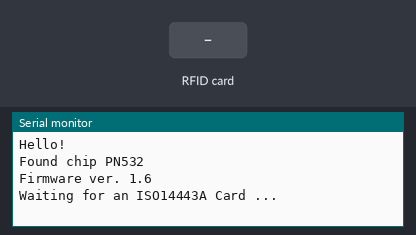
This sketch was run on a simulated Arduino Uno, built with avr-gcc and run on an emulated ATmega328P. Parts: the last lines printed to the serial monitor. The test bench sets the inputs (shaded band).

Above: at 1.2 s.
1.3 s: RFID card 5E 7A 19 C4 held to the reader
At 2.03 s:
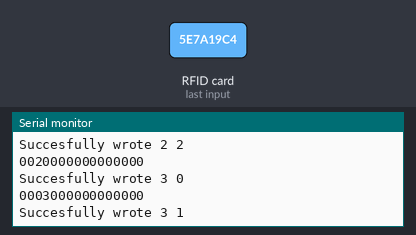
At 6.8 s:
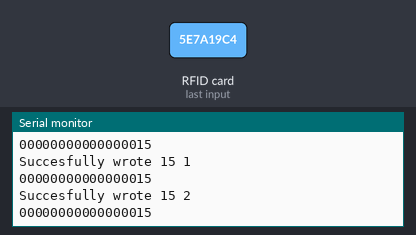
Timing chart, 0 to 8.3 s (numbered marks = the images above; inputs shaded):
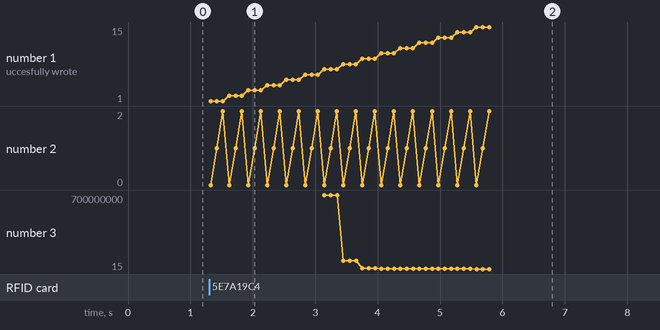

The sketch:

writeEntireCard.ino
```cpp
/**************************************************************************/
/*!
    This example will wait for a Mifare Classic 1K card or tag, and
    will attempt to write to all the blocks in it.

    For a Mifare Classic card, the following steps are taken:

    - Authenticate block 4 (the first block of Sector 1) using
      the default KEYA of 0XFF 0XFF 0XFF 0XFF 0XFF 0XFF
    - If authentication succeeds, we can then write any of the
      4 blocks in that sector

*/
/**************************************************************************/

// Header files for using PN532 over SPI
#include <SPI.h>
#include <PN532_SPI.h>
#include "PN532.h"

// pin 10 is the slave select line
PN532_SPI pn532spi(SPI, 10);
PN532 nfc(pn532spi);

void printData(uint8_t* data) {
  for (int i = 0; i < 16; ++i)
  {
    Serial.print(data[i]);
    //          Serial.print(",");
  }
}


void setup(void) {
  Serial.begin(115200);
  Serial.println("Hello!");

  nfc.begin();

  uint32_t versiondata = nfc.getFirmwareVersion();
  if (! versiondata) {
    Serial.print("Didn't find PN53x board");
    while (1); // halt
  }
  // Got ok data, print it out!
  Serial.print("Found chip PN5"); Serial.println((versiondata >> 24) & 0xFF, HEX);
  Serial.print("Firmware ver. "); Serial.print((versiondata >> 16) & 0xFF, DEC);
  Serial.print('.'); Serial.println((versiondata >> 8) & 0xFF, DEC);

  // configure board to read RFID tags
  nfc.SAMConfig();

  Serial.println("Waiting for an ISO14443A Card ...");
}


void loop(void) {
  uint8_t success;
  uint8_t uid[] = { 0, 0, 0, 0, 0, 0, 0 };  // Buffer to store the returned UID
  uint8_t uidLength;                        // Length of the UID (4 or 7 bytes depending on ISO14443A card type)

  // Wait for an ISO14443A type cards (Mifare, etc.).  When one is found
  // 'uid' will be populated with the UID, and uidLength will indicate
  // if the uid is 4 bytes (Mifare Classic) or 7 bytes (Mifare Ultralight)
  success = nfc.readPassiveTargetID(PN532_MIFARE_ISO14443A, uid, &uidLength);

  if (success) {
    // Display some basic information about the card
    Serial.println("Found an ISO14443A card");
    Serial.print("  UID Length: "); Serial.print(uidLength, DEC); Serial.println(" bytes");
    Serial.print("  UID Value: ");
    nfc.PrintHex(uid, uidLength);
    Serial.println("");

    // The Mifare Classic 1K cards have 4 byte UIDs
    if (uidLength == 4)
    {
      Serial.println("Seems to be a Mifare Classic card (4 byte UID)");

      Serial.println("Trying to authenticate block with default KEYA value");
      uint8_t keya[6] = { 0xFF, 0xFF, 0xFF, 0xFF, 0xFF, 0xFF };

      for (int i = 1; i < 16; ++i) {
        for (int j = 0; j < 3; ++j) {
          success = nfc.mifareclassic_AuthenticateBlock(uid, uidLength, 4 * i + j, 0, keya);
          if (success)
          {
            uint8_t data[16]={0,0,0,0,0,0,0,0,0,0,0,0,0,0,0,0};
            data[i] = i;
            success = nfc.mifareclassic_WriteDataBlock(4 * i + j, data);

            if (success) {
              Serial.print("Succesfully wrote ");
              Serial.print(i);
              Serial.print(" ");
              Serial.println(j);
              printData(data);
              Serial.println();
              delay(100);
            }
          }
          else
          {
            Serial.println("Ooops... unable to read the requested block.  Try another key?");
            delay(5000);
          }
        }
      }
    }
  }
}
```

Measured:
- after the input at 1.3 s, the serial monitor: prints a new line at once (image 1)
